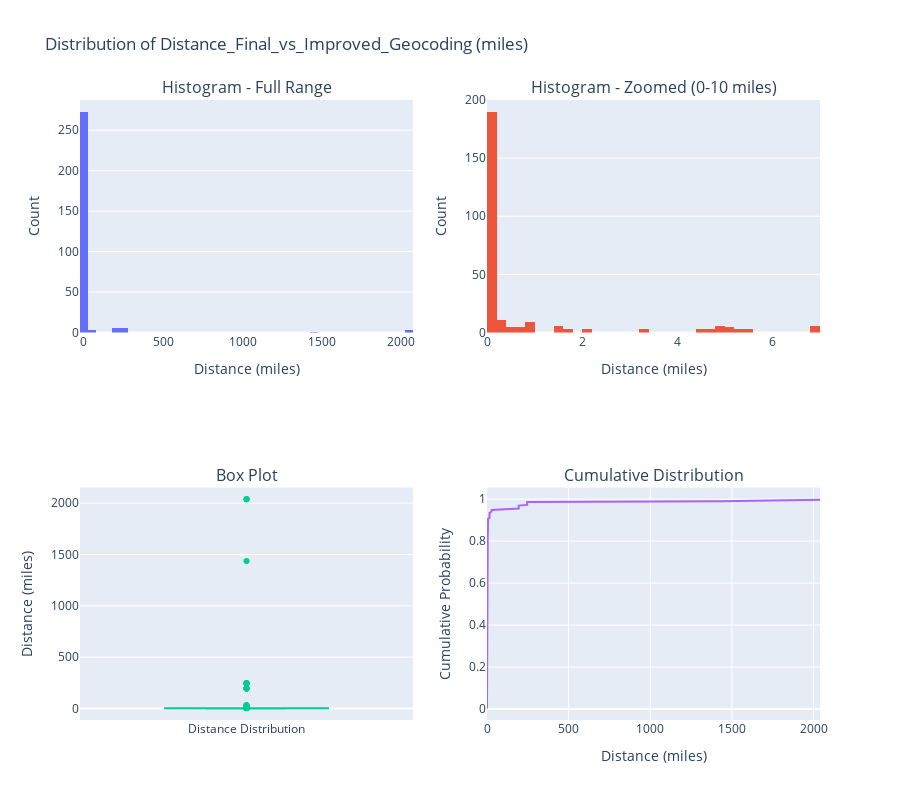

Notebook code for this chart:
### Code cell
import plotly.express as px
import plotly.graph_objects as go
from plotly.subplots import make_subplots
import numpy as np

# Get the valid distances (non-null values)
valid_distances = df['Distance_Final_vs_Strict'].dropna()

# Create subplots with multiple distribution visualizations
fig = make_subplots(
    rows=2, cols=2,
    subplot_titles=('Histogram - Full Range', 'Histogram - Zoomed (0-10 miles)', 
                   'Box Plot', 'Cumulative Distribution'),
    specs=[[{"secondary_y": False}, {"secondary_y": False}],
           [{"secondary_y": False}, {"secondary_y": False}]]
)

# 1. Histogram - Full range
fig.add_trace(
    go.Histogram(x=valid_distances, nbinsx=50, name='Full Range'),
    row=1, col=1
)

# 2. Histogram - Zoomed to 0-10 miles
distances_zoomed = valid_distances[valid_distances <= 10]
fig.add_trace(
    go.Histogram(x=distances_zoomed, nbinsx=50, name='0-10 miles'),
    row=1, col=2
)

# 3. Box plot
fig.add_trace(
    go.Box(y=valid_distances, name='Distance Distribution'),
    row=2, col=1
)

# 4. Cumulative distribution
sorted_distances = np.sort(valid_distances)
cumulative_prob = np.arange(1, len(sorted_distances) + 1) / len(sorted_distances)
fig.add_trace(
    go.Scatter(x=sorted_distances, y=cumulative_prob, mode='lines', name='Cumulative'),
    row=2, col=2
)

# Update layout
fig.update_layout(
    height=800,
    title_text="Distribution of Distance_Final_vs_Strict_Geocoding (miles)",
    showlegend=False
)

# Update x-axis labels
fig.update_xaxes(title_text="Distance (miles)", row=1, col=1)
fig.update_xaxes(title_text="Distance (miles)", row=1, col=2)
fig.update_xaxes(title_text="", row=2, col=1)
fig.update_xaxes(title_text="Distance (miles)", row=2, col=2)

# Update y-axis labels
fig.update_yaxes(title_text="Count", row=1, col=1)
fig.update_yaxes(title_text="Count", row=1, col=2)
fig.update_yaxes(title_text="Distance (miles)", row=2, col=1)
fig.update_yaxes(title_text="Cumulative Probability", row=2, col=2)

fig.show()

# Additional summary statistics
print("Distribution Summary: Final Coordinates vs Strict Geocoding")
print("=" * 55)
print(f"Total observations: {len(valid_distances)}")
print(f"Mean: {valid_distances.mean():.2f} miles")
print(f"Median: {valid_distances.median():.2f} miles")
print(f"Mode (most frequent bin): {valid_distances.mode().iloc[0]:.2f} miles" if not valid_distances.mode().empty else "Mode: N/A")
print(f"Standard deviation: {valid_distances.std():.2f} miles")
print(f"Variance: {valid_distances.var():.2f}")
print(f"Skewness: {valid_distances.skew():.2f}")
print(f"Kurtosis: {valid_distances.kurtosis():.2f}")
print()
print("Percentiles:")
print(f"25th percentile: {valid_distances.quantile(0.25):.2f} miles")
print(f"50th percentile (median): {valid_distances.quantile(0.50):.2f} miles") 
print(f"75th percentile: {valid_distances.quantile(0.75):.2f} miles")
print(f"90th percentile: {valid_distances.quantile(0.90):.2f} miles")
print(f"95th percentile: {valid_distances.quantile(0.95):.2f} miles")
print(f"99th percentile: {valid_distances.quantile(0.99):.2f} miles")

### Figure 1 — Plotly figure (JSON) as saved in the notebook; plotly's stock layout.template omitted (floating-point values rounded to 4 significant figures; data arrays with more than 128 entries replaced by an {"elided": "..."} marker saying what was removed)
{"data": [{"name": "Full Range", "nbinsx": 50, "type": "histogram", "x": {"elided": "291 float values"}, "xaxis": "x", "yaxis": "y"}, {"name": "0-10 miles", "nbinsx": 50, "type": "histogram", "x": {"elided": "264 float values"}, "xaxis": "x2", "yaxis": "y2"}, {"name": "Distance Distribution", "type": "box", "xaxis": "x3", "y": {"elided": "291 float values"}, "yaxis": "y3"}, {"mode": "lines", "name": "Cumulative", "type": "scatter", "x": {"elided": "291 float values"}, "xaxis": "x4", "y": {"elided": "291 float values"}, "yaxis": "y4"}], "layout": {"annotations": [{"font": {"size": 16}, "showarrow": false, "text": "Histogram - Full Range", "x": 0.225, "xanchor": "center", "xref": "paper", "y": 1, "yanchor": "bottom", "yref": "paper"}, {"font": {"size": 16}, "showarrow": false, "text": "Histogram - Zoomed (0-10 miles)", "x": 0.775, "xanchor": "center", "xref": "paper", "y": 1, "yanchor": "bottom", "yref": "paper"}, {"font": {"size": 16}, "showarrow": false, "text": "Box Plot", "x": 0.225, "xanchor": "center", "xref": "paper", "y": 0.375, "yanchor": "bottom", "yref": "paper"}, {"font": {"size": 16}, "showarrow": false, "text": "Cumulative Distribution", "x": 0.775, "xanchor": "center", "xref": "paper", "y": 0.375, "yanchor": "bottom", "yref": "paper"}], "height": 800, "showlegend": false, "title": {"text": "Distribution of Distance_Final_vs_Improved_Geocoding (miles)"}, "xaxis": {"anchor": "y", "domain": [0, 0.45], "title": {"text": "Distance (miles)"}}, "xaxis2": {"anchor": "y2", "domain": [0.55, 1], "title": {"text": "Distance (miles)"}}, "xaxis3": {"anchor": "y3", "domain": [0, 0.45], "title": {"text": ""}}, "xaxis4": {"anchor": "y4", "domain": [0.55, 1], "title": {"text": "Distance (miles)"}}, "yaxis": {"anchor": "x", "domain": [0.625, 1], "title": {"text": "Count"}}, "yaxis2": {"anchor": "x2", "domain": [0.625, 1], "title": {"text": "Count"}}, "yaxis3": {"anchor": "x3", "domain": [0, 0.375], "title": {"text": "Distance (miles)"}}, "yaxis4": {"anchor": "x4", "domain": [0, 0.375], "title": {"text": "Cumulative Probability"}}}}
